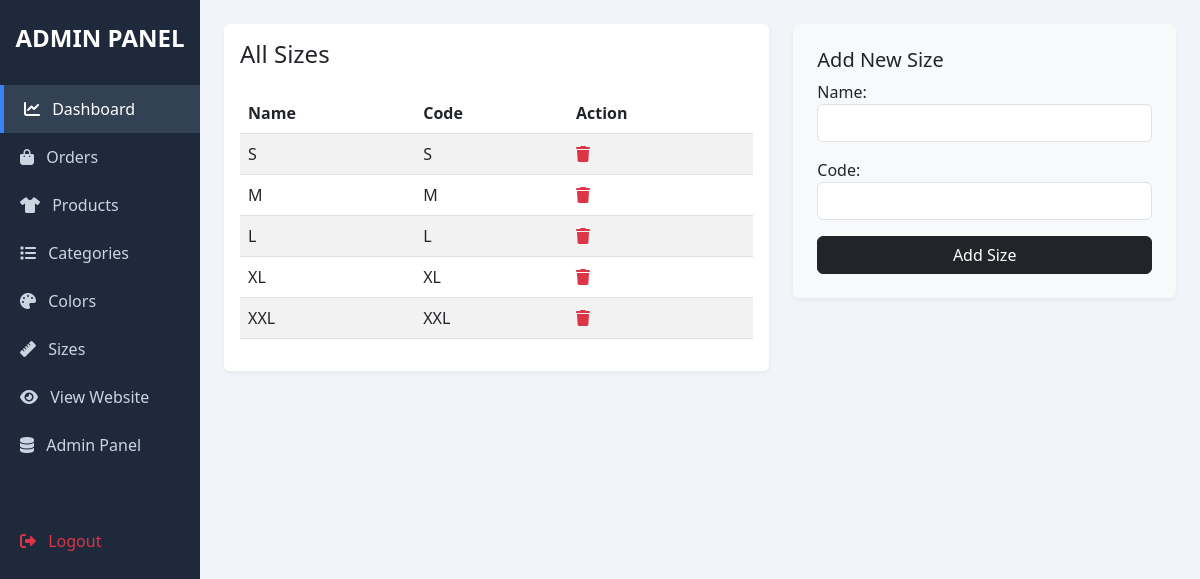
The page /my-admin/sizes/ (signed in) on the database its author committed.
### store/models.py (models this page shows, shortened)
class Size(models.Model):
    name = models.CharField(max_length=20) # Example: Medium
    code = models.CharField(max_length=10) # Example: M

### store/views.py (the view)
# urls.py: path('my-admin/sizes/', views.admin_sizes, name='admin_sizes'),
@user_passes_test(is_admin)
def admin_sizes(request):
    sizes = Size.objects.all()
    if request.method == 'POST':
        form = SizeForm(request.POST)
        if form.is_valid():
            form.save()
            messages.success(request, 'Size added successfully!')
            return redirect('admin_sizes')
    else:
        form = SizeForm()
    return render(request, 'store/custom_admin/manage_size.html', {'form': form, 'sizes': sizes})

### store/forms.py
class SizeForm(forms.ModelForm):
    class Meta:
        model = Size
        fields = ['name', 'code']
    def __init__(self, *args, **kwargs):
        super(SizeForm, self).__init__(*args, **kwargs)
        for field in self.fields:
            self.fields[field].widget.attrs['class'] = 'form-control'

### store/context_processors.py (called while the page is built, shortened)
def menu_links(request):
    links = Category.objects.all()
    return dict(links=links)

def counter(request):
    cart_count = 0
    if 'admin' in request.path:
        return {}

### store/views.py (called while the page is built)
def is_admin(user):
    return user.is_superuser

### templates/store/custom_admin/manage_size.html
{% extends 'store/custom_admin/admin_base.html' %}
{% block admin_content %}
<div class="row">
    <div class="col-md-7">
        <div class="card p-3">
            <h4>All Sizes</h4>
            <table class="table table-striped mt-3">
                <thead><tr><th>Name</th><th>Code</th><th>Action</th></tr></thead>
                <tbody>
                    {% for size in sizes %}
                    <tr>
                        <td>{{ size.name }}</td>
                        <td>{{ size.code }}</td>
                        <td><a href="{% url 'admin_delete_size' size.id %}" class="text-danger" onclick="return confirm('Delete?')"><i class="fas fa-trash"></i></a></td>
                    </tr>
                    {% endfor %}
                </tbody>
            </table>
        </div>
    </div>
    <div class="col-md-5">
        <div class="card p-4 bg-light">
            <h5>Add New Size</h5>
            <form method="POST">{% csrf_token %}<div class="mb-3">{{ form.as_p }}</div><button type="submit" class="btn btn-dark w-100">Add Size</button></form>
        </div>
    </div>
</div>
{% endblock %}

### templates/store/custom_admin/admin_base.html (style rules this page uses)
body { background-color: #f1f5f9; }
.card { border: none; box-shadow: 0 2px 4px rgba(0,0,0,0.05); }

### rows shown on the page
Size: name "S", code "S"
Size: name "M", code "M"
Size: name "L", code "L"
Size: name "XL", code "XL"
Size: name "XXL", code "XXL"
